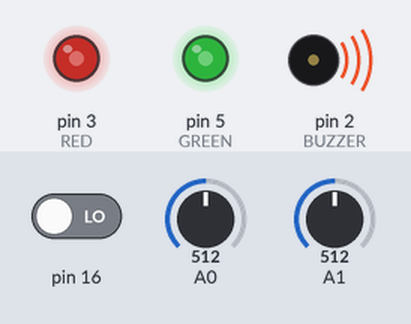
The sketch below on a simulated Arduino Uno, built with avr-gcc and run on an emulated ATmega328P. Shown: output pins drawn as LEDs (lit = HIGH), buzzer (waves = sounding, pin HIGH). Inputs (shaded band) come from the test bench; at power-on: A0 = 512, A1 = 512, pin 16 LOW.

Above: at 1.2 s.
1.3 s: A0 set to 716
At 2.0 s:
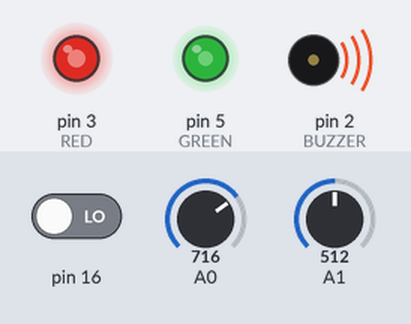
2.8 s: A1 set to 716
At 3.1 s:
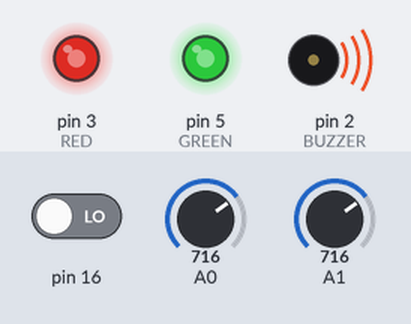
4.3 s: pin 16 driven HIGH
At 5.4 s:
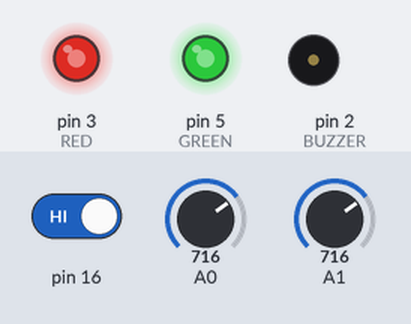
5.8 s: A0 set to 900
At 6.6 s:
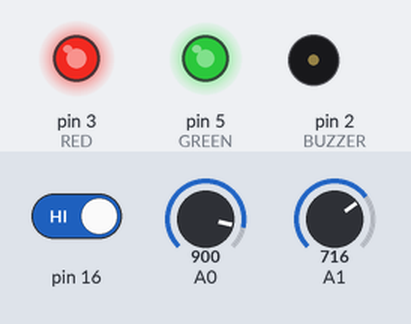
7.3 s: A1 set to 900
At 7.7 s:
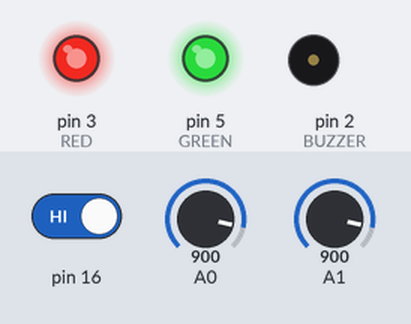
8.8 s: pin 16 driven LOW
At 10.1 s:
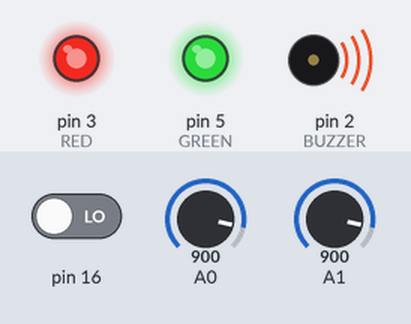
Timing chart, 0 to 11.3 s (numbered marks = the images above; inputs shaded):
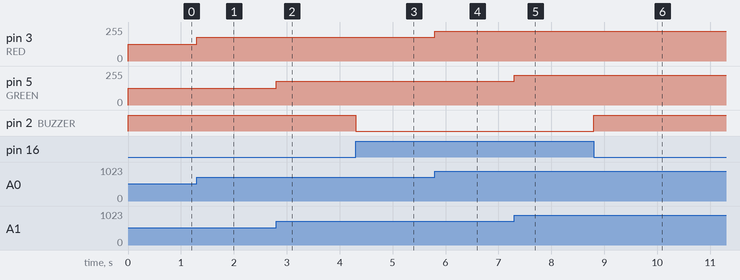

Measured:
- after the input at 1.3 s, pin 3 (RED): 127/255 → 178/255 at once
- after the input at 2.8 s, pin 5 (GREEN): 127/255 → 178/255 at once
- after the input at 4.3 s, pin 2 (BUZZER): HIGH → LOW at once
- after the input at 5.8 s, pin 3 (RED): 178/255 → 224/255 at once
- after the input at 7.3 s, pin 5 (GREEN): 178/255 → 224/255 at once
- after the input at 8.8 s, pin 2 (BUZZER): LOW → HIGH at once

The sketch:

joystick.ino
```cpp
int RED = 3;
int GREEN = 5;
int BUZZER = 2;
int brightness = 0;

void setup() {
  // put your setup code here, to run once:
  pinMode(RED, OUTPUT);
  pinMode(GREEN, OUTPUT);
  pinMode(BUZZER, OUTPUT);
  pinMode(16, INPUT);
}

void loop() {
  // put your main code here, to run repeatedly:
  int b1 = analogRead(A0);
  int b2 = analogRead(A1);
  b1 = map(b1, 0, 1023, 0, 255);
  b2 = map(b2, 0, 1023, 0, 255);
  analogWrite(RED, b1);
  analogWrite(GREEN, b2);

  if(digitalRead(16)){
    digitalWrite(BUZZER, LOW);
  }
  else{
    digitalWrite(BUZZER, HIGH);
  }
}
```
